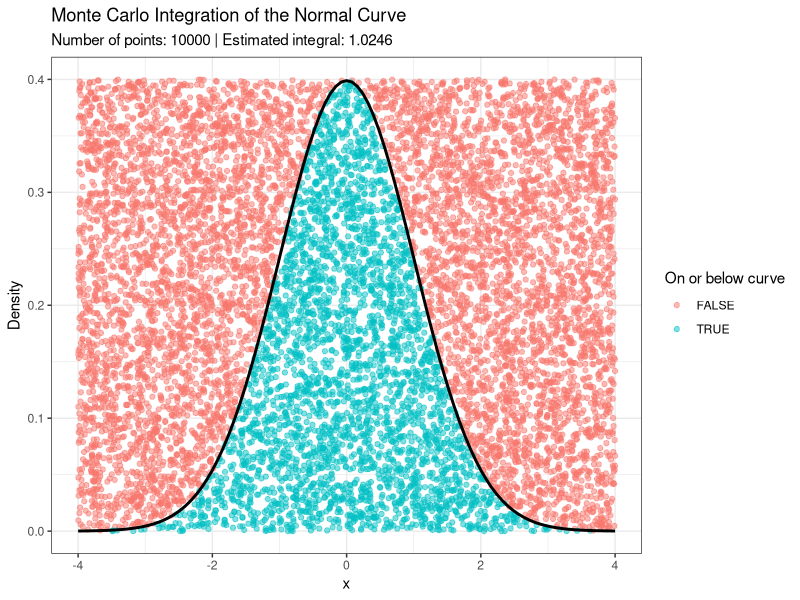

Reproduce this figure in R. (Note: this script raises an error after producing the figure.)
#' Random Coordinate Generator
#'
#' @description
#' Generate random x and y coordinates within user-specified bounds
#'
#' @param n Integer giving the number of points to generate
#' @param xmin Numeric lower bound for x
#' @param xmax Numeric upper bound for x
#' @param ymin Numeric lower bound for y
#' @param ymax Numeric upper bound for y
#'
#' @returns A data frame with n rows and two columns named x and y
#'
#' @details
#' Randomly generates x and y coordinates independently within the given bounds.
#' Each row represents one point inside the rectangle

## import the tidyverse library which also contains the ggplot2 library
library(tidyverse)
library(patchwork)
## create a function that returns random x and y coordinates
generatePoints <- function(n, xmin, xmax, ymin, ymax) {
  tibble(
    x = runif(n, min = xmin, max = xmax),
    y = runif(n, min = ymin, max = ymax)
  )
}

## generate 1,000 points within the assigned bounds
points <- generatePoints(
  n = 10000,
  xmin = -4,
  xmax = 4,
  ymin = 0,
  ymax = 0.4
)

## flag points that are on or below the normal curve
flaggedPoints <- points |>
  mutate(
    below = y <= dnorm(x, mean = 0, sd = 1)
  )

## estimate the integral by multiplying the proportion below
## the curve by the rectangle's area
rectangleArea <- (4 - (-4)) * (0.4 - 0)
proportion_below <- mean(flaggedPoints$below)
estimated_area <- proportion_below * rectangleArea

print(estimated_area)

## plot the points and normal curve within the assigned bounds
plot10000 <- ggplot(flaggedPoints, aes(x = x, y = y)) +
  geom_point(aes(color = below), alpha = 0.5) +
  stat_function(
    fun = dnorm,
    args = list(mean = 0, sd = 1),
    xlim = c(-4, 4),
    color = "black",
    linewidth = 1
  ) +
  coord_cartesian(
    xlim = c(-4, 4),
    ylim = c(0, 0.4)
  ) +
  ## add labels and report the sample size and estimated integral
  labs(
    title = "Monte Carlo Integration of the Normal Curve",
    subtitle = paste(
      "Number of points:", nrow(flaggedPoints),
      "| Estimated integral:", round(estimated_area, 4)
    ),
    x = "x",
    y = "Density",
    color = "On or below curve"
  ) +
  theme_bw()

plot10 + plot100 + plot1000 + plot10000
